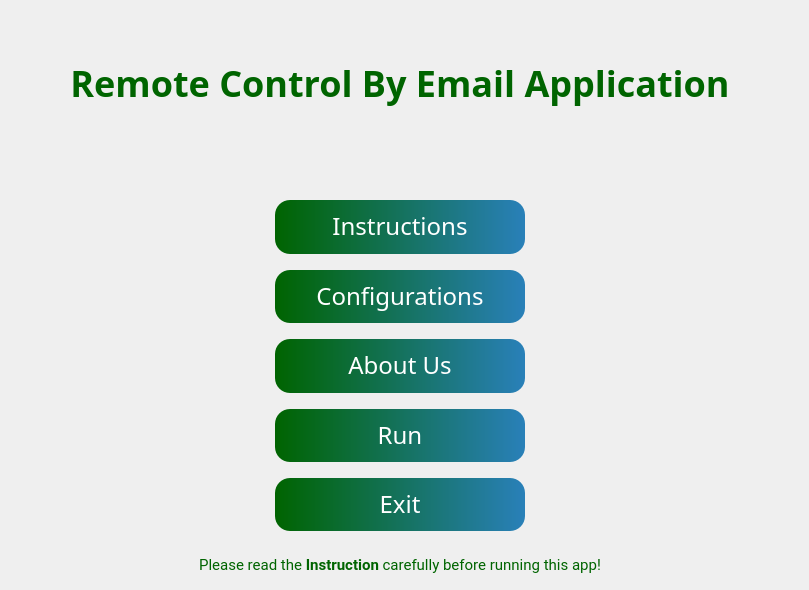
    <widget class="QWidget" name="homePage">
     <property name="styleSheet">
      <string notr="true"/>
     </property>
     <widget class="QLabel" name="label">
      <property name="geometry">
       <rect>
        <x>0</x>
        <y>42</y>
        <width>800</width>
        <height>81</height>
       </rect>
      </property>
      <property name="font">
       <font>
        <family>SVN-Cookies</family>
        <pointsize>-1</pointsize>
        <weight>75</weight>
        <bold>true</bold>
       </font>
      </property>
      <property name="styleSheet">
       <string notr="true">font-size: 36px;
color: #006400;
font-weight: bold;</string>
      </property>
      <property name="text">
       <string>Remote Control By Email Application</string>
      </property>
      <property name="scaledContents">
       <bool>false</bool>
      </property>
      <property name="alignment">
       <set>Qt::AlignCenter</set>
      </property>
     </widget>
     <widget class="QWidget" name="widget" native="true">
      <property name="geometry">
       <rect>
        <x>275</x>
        <y>200</y>
        <width>250</width>
        <height>331</height>
       </rect>
      </property>
      <property name="styleSheet">
       <string notr="true">QPushButton {
	background: qlineargradient( x1:0 y1:0, x2:1 y2:0, stop:0 #006400,  stop:1 #2980b9);
	padding: 10px 8px 12px 8px;
	font-size: 24px;
	color: #fff;
	border: none;
	border-radius: 15px;
}

QPushButton:hover {
	background: qlineargradient( x1:0 y1:0, x2:1 y2:0, stop:0 #F0E68C,  stop:1 #9acd32);
}</string>
      </property>
      <layout class="QVBoxLayout" name="verticalLayout_2">
       <property name="spacing">
        <number>16</number>
       </property>
       <item>
        <widget class="QPushButton" name="insBtn">
         <property name="font">
          <font>
           <family>SVN-Cookies</family>
           <pointsize>-1</pointsize>
           <weight>50</weight>
           <bold>false</bold>
          </font>
         </property>
         <property name="cursor">
          <cursorShape>PointingHandCursor</cursorShape>
         </property>
         <property name="styleSheet">
          <string notr="true"/>
         </property>
         <property name="text">
          <string>Instructions</string>
         </property>
        </widget>
       </item>
       <item>
        <widget class="QPushButton" name="configBtn">
         <property name="font">
          <font>
           <family>SVN-Cookies</family>
           <pointsize>-1</pointsize>
           <weight>50</weight>
           <bold>false</bold>
          </font>
         </property>
         <property name="cursor">
          <cursorShape>PointingHandCursor</cursorShape>
         </property>
         <property name="styleSheet">
          <string notr="true"/>
         </property>
         <property name="text">
          <string>Configurations</string>
         </property>
        </widget>
       </item>
       <item>
        <widget class="QPushButton" name="aboutBtn">
         <property name="font">
          <font>
           <family>SVN-Cookies</family>
           <pointsize>-1</pointsize>
           <weight>50</weight>
           <bold>false</bold>
          </font>
         </property>
         <property name="cursor">
          <cursorShape>PointingHandCursor</cursorShape>
         </property>
         <property name="text">
          <string>About Us</string>
         </property>
        </widget>
       </item>
       <item>
        <widget class="QPushButton" name="runBtn">
         <property name="font">
          <font>
           <family>SVN-Cookies</family>
           <pointsize>-1</pointsize>
           <weight>50</weight>
           <bold>false</bold>
          </font>
         </property>
         <property name="cursor">
          <cursorShape>PointingHandCursor</cursorShape>
         </property>
         <property name="text">
          <string>Run</string>
         </property>
        </widget>
       </item>
       <item>
        <widget class="QPushButton" name="exitBtn">
         <property name="font">
          <font>
           <family>SVN-Cookies</family>
           <pointsize>-1</pointsize>
           <weight>50</weight>
           <bold>false</bold>
          </font>
         </property>
         <property name="cursor">
          <cursorShape>PointingHandCursor</cursorShape>
         </property>
         <property name="text">
          <string>Exit</string>
         </property>
        </widget>
       </item>
      </layout>
     </widget>
     <widget class="QLabel" name="label_11">
      <property name="geometry">
       <rect>
        <x>370</x>
        <y>122</y>
        <width>60</width>
        <height>50</height>
       </rect>
      </property>
      <property name="text">
       <string/>
      </property>
      <property name="pixmap">
       <pixmap>assets/icons/remote_logo.png</pixmap>
      </property>
      <property name="scaledContents">
       <bool>true</bool>
      </property>
     </widget>
     <widget class="QLabel" name="label_12">
      <property name="geometry">
       <rect>
        <x>0</x>
        <y>550</y>
        <width>800</width>
        <height>31</height>
       </rect>
      </property>
      <property name="font">
       <font>
        <family>Roboto</family>
        <pointsize>-1</pointsize>
        <weight>50</weight>
        <bold>false</bold>
       </font>
      </property>
      <property name="styleSheet">
       <string notr="true">font-size: 18px;
color: #006400;</string>
      </property>
      <property name="text">
       <string>&lt;html&gt;&lt;head/&gt;&lt;body&gt;&lt;p&gt;&lt;span style=&quot; font-size:11pt;&quot;&gt;Please read the &lt;/span&gt;&lt;span style=&quot; font-size:11pt; font-weight:600;&quot;&gt;Instruction&lt;/span&gt;&lt;span style=&quot; font-size:11pt;&quot;&gt; carefully before running this app!&lt;/span&gt;&lt;/p&gt;&lt;/body&gt;&lt;/html&gt;</string>
      </property>
      <property name="alignment">
       <set>Qt::AlignCenter</set>
      </property>
     </widget>
    </widget>
